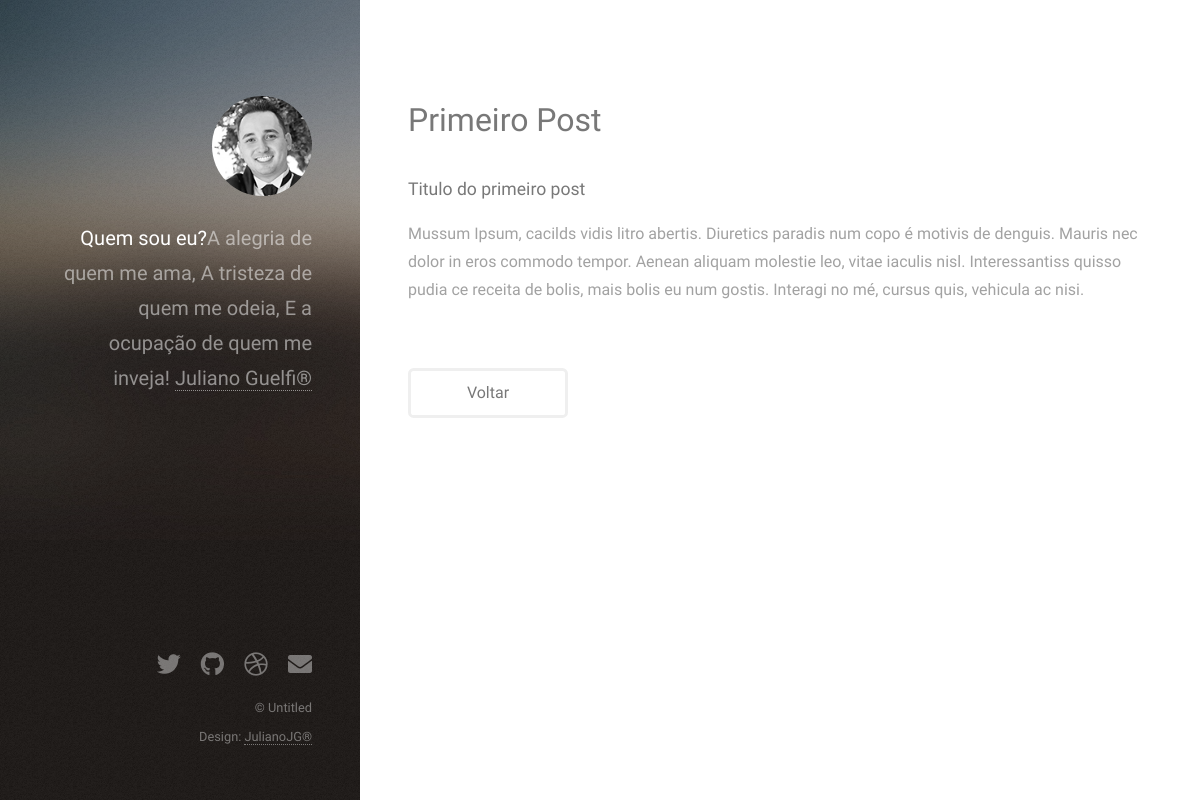
Screenshot of /blog/post/9/ with the database file from the repository.
### website/models.py (models this page shows, shortened)
class Post(models.Model):
    title = models.CharField(max_length=100)
    subtitle = models.CharField(max_length=200)
    content = models.TextField()
    categories = models.CharField(
        max_length=2,
        choices=Categorias.choices,
        default=Categorias.GR,
    )
    deleted = models.BooleanField(default=True)
    imagem = models.ImageField(upload_to='posts', null=True, blank=True)
    def full_name(self):
        return self.title + self.subtitle
    full_name.admin_order_field = 'title'

### website/views.py (the view)
# urls.py: path('post/<int:id>/', post_detail, name='post_detail'),
def post_detail(request, id):
    post = Post.objects.get(id=id)
    return render(request, 'post_detail.html', {'post': post})

### website/templates/post_detail.html (shortened to what this page needs)
{% load static %}
<!DOCTYPE HTML>
<html>
	<head>
		<link rel="stylesheet" href="{% static 'assets/css/main.css' %}" />
	</head>
	<body class="is-preload">
			<header id="header">
				<div class="inner">
					<a href="#" class="image avatar"><img src="{% static 'images/avatar1.jpg' %}" alt="" /></a>
					<h1><strong>Quem sou eu?</strong><br />A alegria de quem me ama,<br />
					A tristeza de quem me odeia,<br />
					E a ocupação de quem me inveja! <a href="http://facebook.com/julianoguelfi">Juliano Guelfi®</a></h1>
				</div>
			</header>
			<div id="main">
					<section id="one">
						<header class="major">
							<h2>{{ post.title }}<br /></h2>
                            <h4>{{ post.subtitle }}</h4>
						</header>
						<p>{{ post.content }}</p>
						<ul class="actions">
							<li><a href="{% url 'home_blog' %}" class="button">Voltar</a></li>
						</ul>
					</section>
			</div>
			<footer id="footer">
				<div class="inner">
					<ul class="icons">
						<li><a href="#" class="icon brands fa-twitter"><span class="label">Twitter</span></a></li>
						<li><a href="https://github.com/julianoguelfi" class="icon brands fa-github"><span class="label">Github</span></a></li>
						<li><a href="#" class="icon brands fa-dribbble"><span class="label">Dribbble</span></a></li>
						<li><a href="#" class="icon solid fa-envelope"><span class="label">Email</span></a></li>
					</ul>
					<ul class="copyright">
						<li>&copy; Untitled</li><li>Design: <a href="http://html5up.net">JulianoJG®</a></li>
					</ul>
				</div>
			</footer>
	</body>
</html>

### rows the page displays
Post: title "Primeiro Post", subtitle "Titulo do primeiro post", content "Mussum Ipsum, cacilds vidis litro abertis. Diuretics paradis num copo é motivis de denguis. Mauris nec dolor in eros commodo tempor. Aenean aliquam molestie leo, vitae iaculis nisl. Interessantiss quisso pudia ce receita de bolis, mais bolis eu num gostis. Interagi no mé, cursus quis, vehicula ac nisi."
